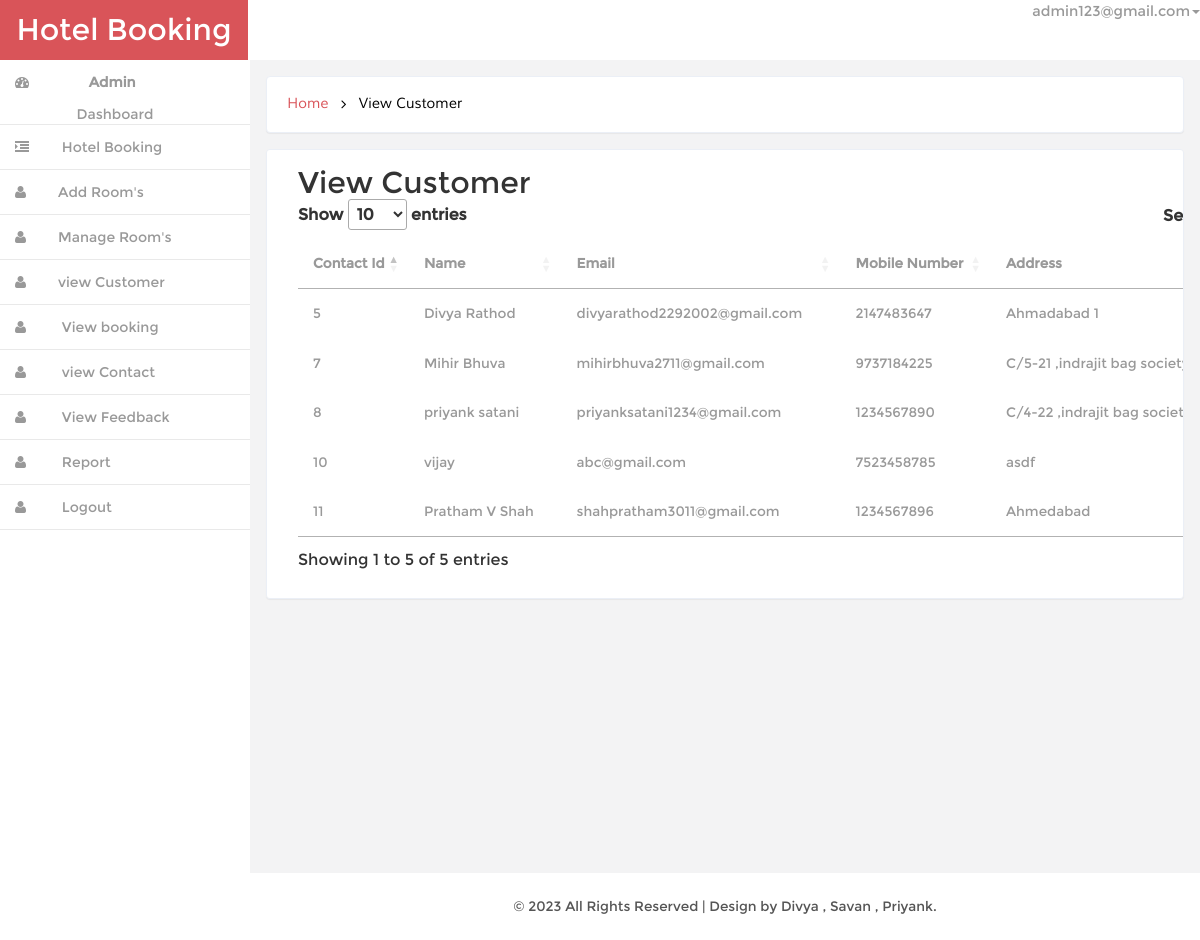
/admin/view_customer (signed in), run on the app's committed database.
### tables this page shows
CREATE TABLE `customer` (
  `cust_id` int(10) NOT NULL,
  `cust_name` varchar(50) NOT NULL,
  `cust_email` varchar(50) NOT NULL,
  `cust_mob` varchar(12) NOT NULL,
  `cust_add` varchar(255) NOT NULL,
  `cust_password` varchar(25) NOT NULL
);

### admin/model.php (called while the page is built, shortened)
<?php
class model
{
	public $conn = "";
	function __construct()
	{
		$this->conn = new mysqli('localhost', 'root', '', 'hbs');
	}
	function selectall($tbl)
	{
		$ins = "select * from $tbl ";
		$run = $this->conn->query($ins);
		while ($fetch = $run->fetch_object()) {
			$arr[] = $fetch;
		}
		if (!empty($arr)) {
			return $arr;
		} else {
			return $arr = array("Data Not Found");
		}
	}
}
?>

### admin/view_customer.php (the view)
<?php
include_once('header.php');
?>
		     <div class="banner">
		    	<h2>
				<a href="dashboard">Home</a>
				<i class="fa fa-angle-right"></i>
				<span>View Customer</span>
				</h2>
		    </div>
 	<div class="blank">
			<div class="blank-page" style="overflow:auto">
				<div class="container mt-3">
				  <h2>View Customer</h2>
           <div >
				  <table class="table">
					<thead>
					  <tr>
						<th>Contact Id</th>
						<th>Name</th>
						<th>Email</th>
						<th>Mobile Number</th>
						<th>Address</th>
					  </tr>
					</thead>
					<tbody>
					<?php
					foreach($manage_customer_arr as $c)
					{
					?>
					  <tr>
						<td><?php echo $c -> cust_id; ?></td>
						<td><?php echo $c -> cust_name; ?></td>
						<td><?php echo $c -> cust_email; ?></td>
						<td><?php echo $c -> cust_mob; ?></td>
     					<td><?php echo $c -> cust_add; ?></td>
					   </tr>
                    <?php
					}
					?>
					</tbody>
				  </table>
				</div>
			</div>
	        </div>
	</div>
	<?php
include_once('footer.php');
?>

### admin/css/style.css (style rules this page uses)
h4, h5, h6, h1, h2, h3 { margin: 0; }
html, body { font-family:'Montserrat-Regular'; font-size: 100%; background:#F3F3F4; overflow-x: hidden; }
body a { transition:0.5s all; -webkit-transition:0.5s all; -moz-transition:0.5s all; -o-transition:0.5s all; -ms-transition:0.5s all; }
.banner { background: #fff; display: block; margin: 0em 1em ; padding:1em; border: 1px solid #ebeff6; border-color: #ebeff6; border-radius: 4px; -webkit-border-radius: 4px; -o-border-radius: 4px; -moz-border-radius: 4px; -ms-border-radius: 4px; -webkit-box-shadow: 0 1px 1px rgba(0,0,0,.05); box-shadow: 0 1px 1px rgba(0,0,0,.05); }
.banner h2 { font-size:0.9em; }
.banner h2 a { color:#D95459; text-decoration:none; font-family: 'Muli-Regular'; padding:0.3em ; }
.banner h2 span { color:#000; font-family: 'Muli-Regular'; padding:0.3em ; }
.banner h2 i { color:#000; vertical-align:middle; padding:0.3em ; }
.blank { padding: 1em; min-height: 650px; }
.blank-page { padding: 1em; background: #fff; border: 1px solid #ebeff6; border-radius: 4px; -webkit-border-radius: 4px; -o-border-radius: 4px; -moz-border-radius: 4px; -ms-border-radius: 4px; -webkit-box-shadow: 0 1px 1px rgba(0,0,0,.05); box-shadow: 0 1px 1px rgba(0,0,0,.05); }
.table td, .table>tbody>tr>td, .table>tbody>tr>th, .table>tfoot>tr>td, .table>tfoot>tr>th, .table>thead>tr>td, .table>thead>tr>th { padding: 15px !important; font-size: 0.85em; color: #999; border-top: none !important; }
.table { margin-bottom: 0; }

### data on the page
customer: cust_id "5", cust_name "Divya Rathod", cust_email "divyarathod2292002@gmail.com", cust_mob "2147483647", cust_add "Ahmadabad 1"
customer: cust_id "7", cust_name "Mihir Bhuva", cust_email "mihirbhuva2711@gmail.com", cust_mob "9737184225", cust_add "C/5-21 ,indrajit bag…"
customer: cust_id "8", cust_name "priyank satani", cust_email "priyanksatani1234@gmail.com", cust_mob "1234567890", cust_add "C/4-22 ,indrajit bag…"
customer: cust_id "10", cust_name "vijay", cust_email "abc@gmail.com", cust_mob "7523458785", cust_add "asdf"
customer: cust_id "11", cust_name "Pratham V Shah", cust_email "shahpratham3011@gmail.com", cust_mob "1234567896", cust_add "Ahmedabad"
